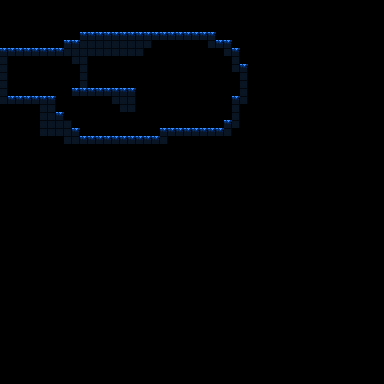

Tiled map render using the project's own tile images. Description and the map definition, with tile-layer contents summarised, below:
An orthogonal 48x48 tile map with 8x8 px tiles, 2 tile layers (collision, above) and 2 objects (LoadZone, Spawn).

<map version="1.2" tiledversion="1.2.5" orientation="orthogonal" renderorder="right-down" width="48" height="48" tilewidth="8" tileheight="8" infinite="0" nextlayerid="29" nextobjectid="44">
 <tileset firstgid="1" source="tes_underground.tsx" />
 <layer id="25" name="collision" width="48" height="48">
  <properties>
   <property name="Collision" type="bool" value="true" />
  </properties>
  <data>[2304 cells, 129 non-empty, 1 distinct tile ids]</data>
 </layer>
 <layer id="26" name="above" width="48" height="48">
  <data>[2304 cells, 67 non-empty, 1 distinct tile ids]</data>
 </layer>
 <objectgroup id="19" name="Object Layer 1">
  <object id="42" name="loadzone_testmap" type="LoadZone" x="88" y="56" width="24" height="32">
   <properties>
    <property name="Map" value="testmap.tmx" />
    <property name="TargetSpawn" value="exit_testmap2" />
   </properties>
  </object>
  <object id="43" name="entrance" type="Spawn" x="120" y="72">
   <point />
  </object>
 </objectgroup>
</map>
